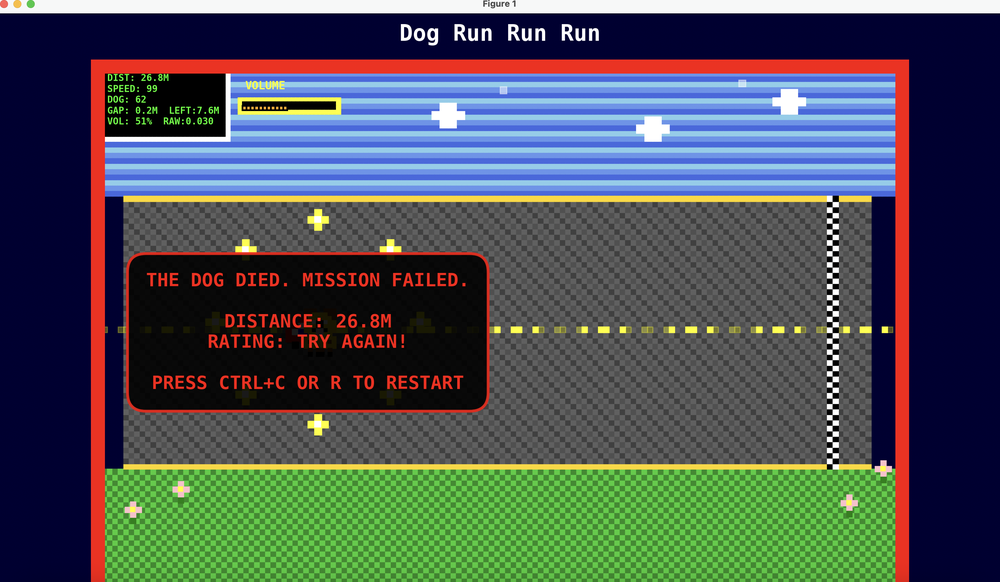
#> input picture Audio_Game/images/Fail.png, 1000 x 582 px, shrunk from 2992 x 1740 before the run
$ python -i st_controlnet_simple.py   (imports and definitions only)
#> lines starting #> are read from the running program, lines starting #| are printed output that depends on the picture
import streamlit as st
import numpy as np
import cv2
from PIL import Image

# Page configuration
# [34 lines not run here, left out]

def do_canny(image, low_threshold=100, high_threshold=200):
    """Apply Canny edge detection to an image"""
    image = np.array(image)
    # Convert to grayscale if needed
    if len(image.shape) == 3:
        gray = cv2.cvtColor(image, cv2.COLOR_RGB2GRAY)
    else:
        gray = image

    # Apply Canny edge detection
    edges = cv2.Canny(gray, low_threshold, high_threshold)

    # Convert back to 3-channel image
    edges_3ch = np.stack([edges, edges, edges], axis=2)
    canny_image = Image.fromarray(edges_3ch)

    return canny_image

def enhance_image_quality(image):
    """Apply some basic image enhancements"""
    img_array = np.array(image)

    # Apply Gaussian blur to reduce noise
    blurred = cv2.GaussianBlur(img_array, (3, 3), 0)

    # Enhance contrast
    lab = cv2.cvtColor(blurred, cv2.COLOR_RGB2LAB)
#> lab: shape (582, 1000, 3); mean of channels 0, 1, 2 90.5, 129.4, 126
    L, a, b = cv2.split(lab)
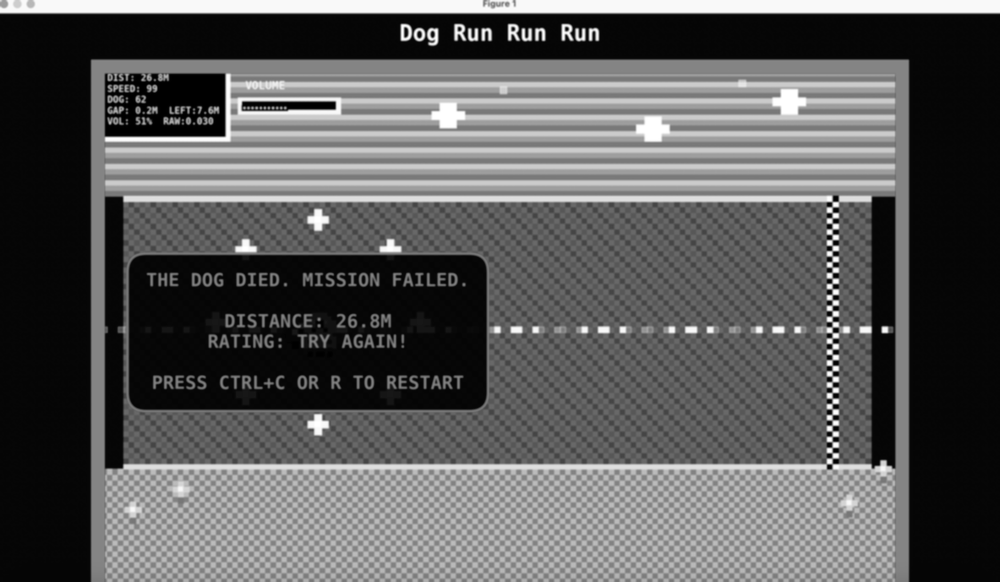
#> L: shape (582, 1000); min 0, max 255, mean 90.5
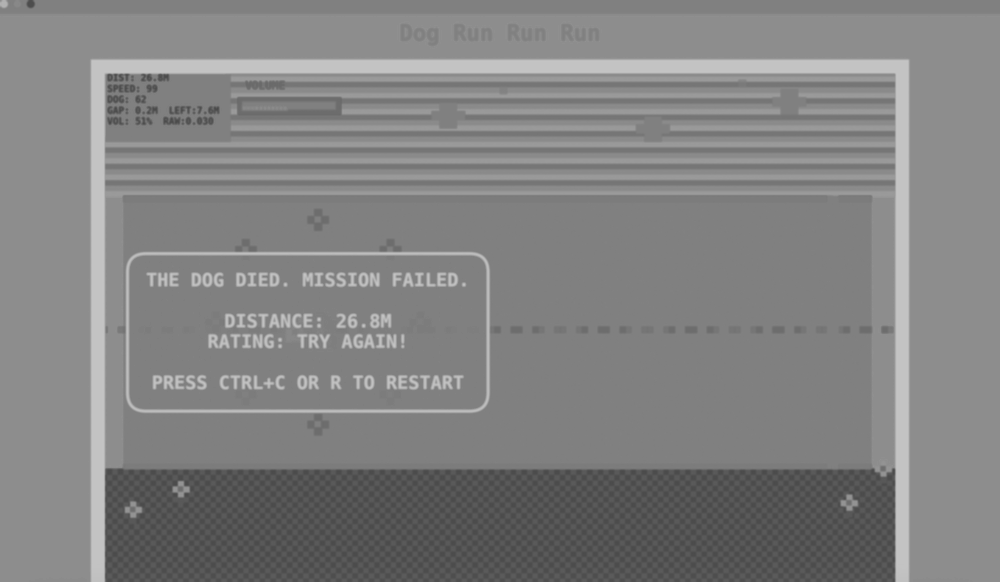
#> a: shape (582, 1000); min 74, max 197, mean 129.4
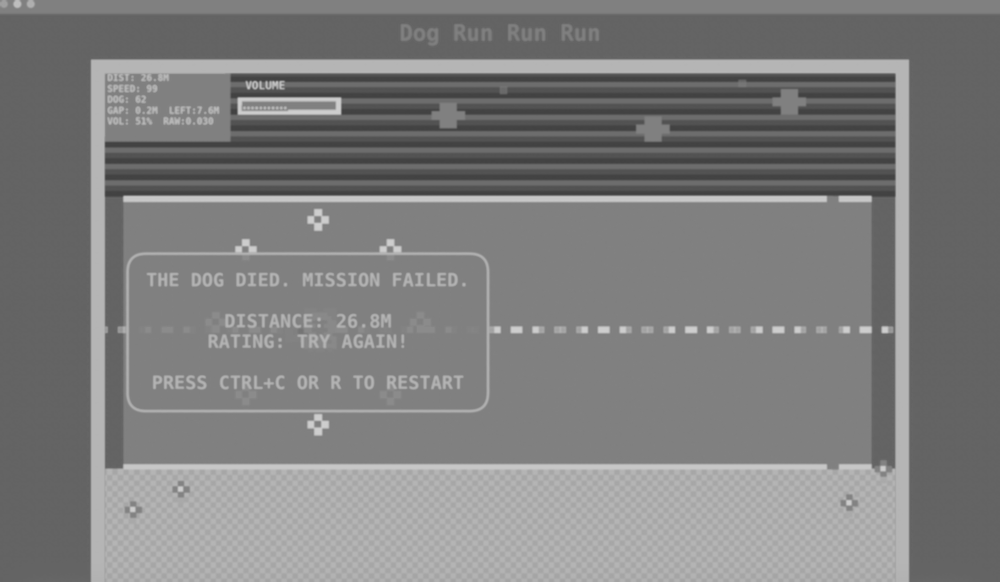
#> b: shape (582, 1000); min 65, max 206, mean 126
    clahe = cv2.createCLAHE(clipLimit=2.0, tileGridSize=(8,8))
    L = clahe.apply(L)
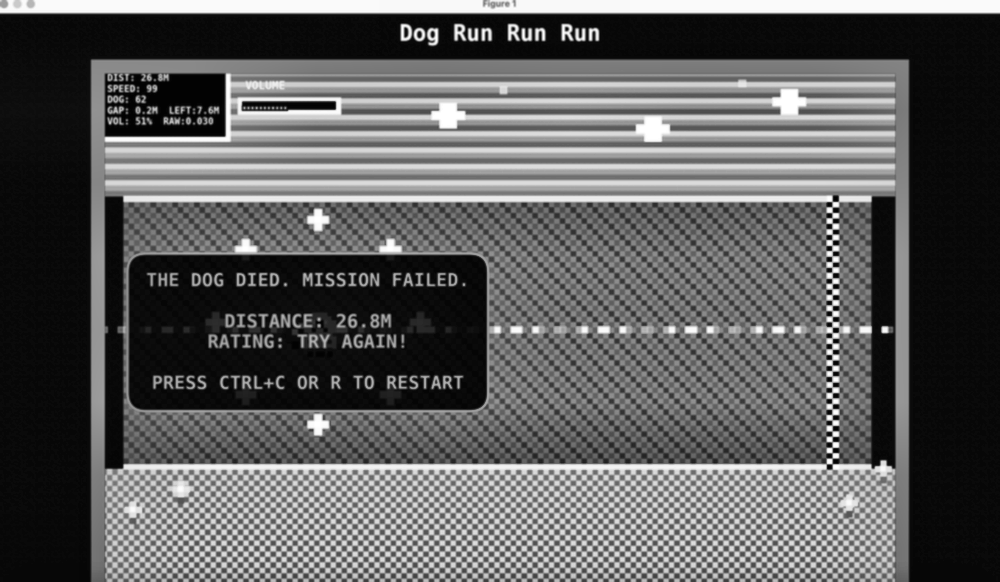
#> L: shape (582, 1000); min 1, max 255, mean 93.4
    enhanced = cv2.merge([L, a, b])
#> enhanced: shape (582, 1000, 3); mean of channels 0, 1, 2 93.4, 129.4, 126
    enhanced = cv2.cvtColor(enhanced, cv2.COLOR_LAB2RGB)
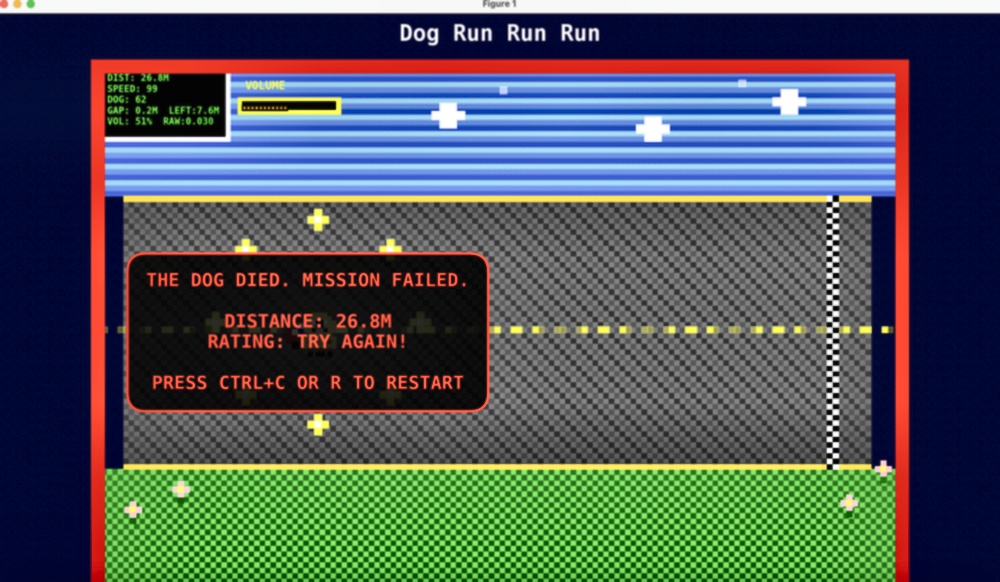
#> enhanced: shape (582, 1000, 3); mean R, G, B 77.6, 87.3, 89.6

    return Image.fromarray(enhanced)

# File uploader
# [137 lines not run here, left out]

>>> import cv2
>>> picture = cv2.cvtColor(cv2.imread('../Audio_Game/images/Fail.png'), cv2.COLOR_BGR2RGB)
>>> result = enhance_image_quality(picture)

$ run again, on Audio_Game/images/Win.png
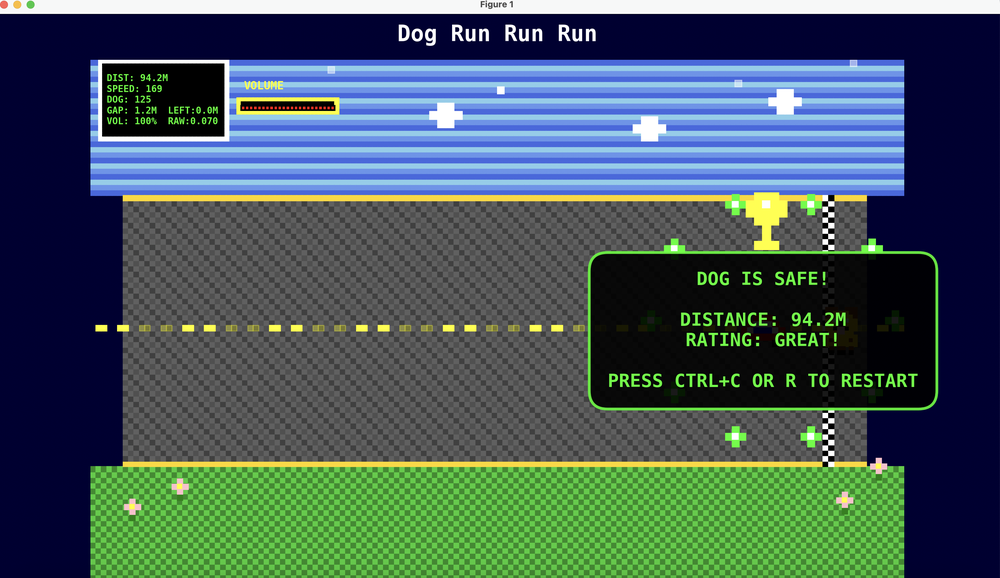
#> input picture Audio_Game/images/Win.png, 1000 x 578 px, shrunk from 3008 x 1740 before the run
#> lab: shape (578, 1000, 3); mean of channels 0, 1, 2 92.4, 124.5, 123.4
#> in enhance_image_quality, `L = clahe.apply(L)`:
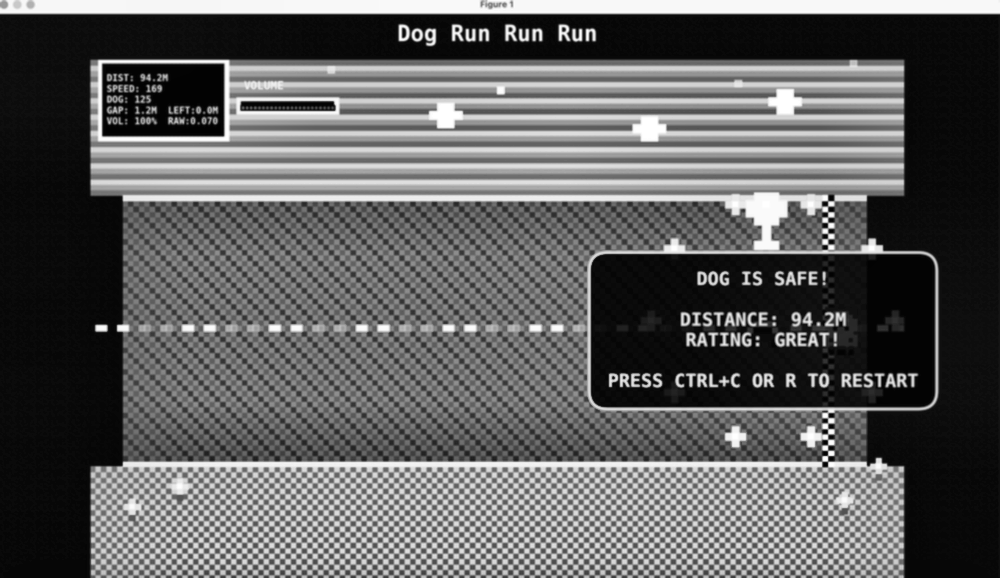
#> L: shape (578, 1000); min 1, max 255, mean 94.7
#> in enhance_image_quality, `enhanced = cv2.cvtColor(enhanced, cv2.COLOR_LAB2RGB)`:
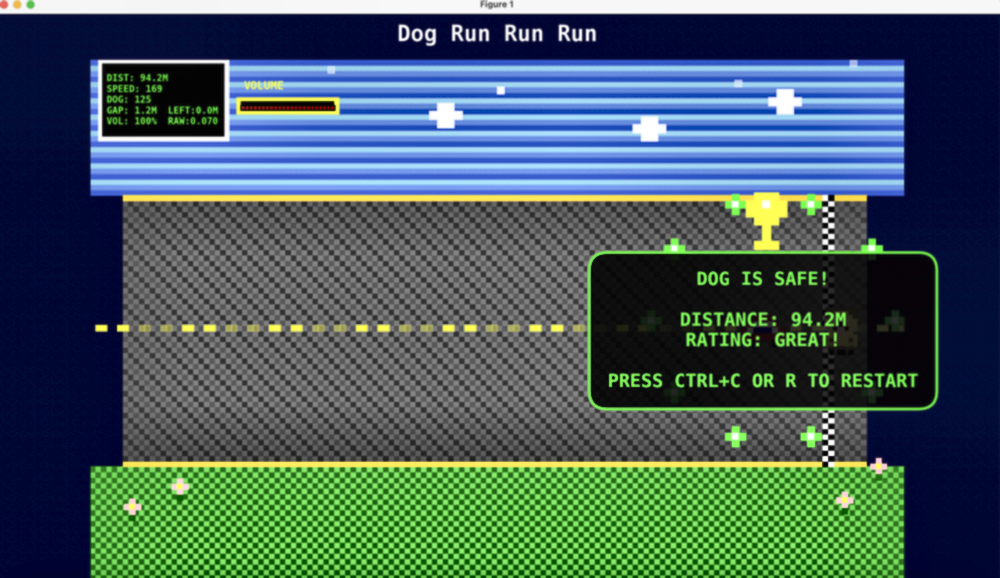
#> enhanced: shape (578, 1000, 3); mean R, G, B 69.7, 93.1, 94.9
